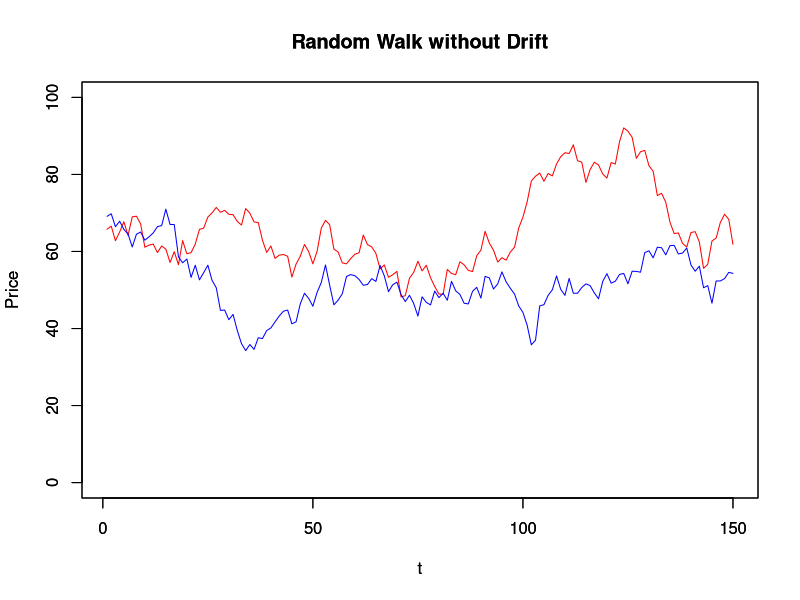

The R script that drew this image:
RW <- function(N, x0, mu, variance) {
  z<-cumsum(rnorm(n=N, mean=0, 
                  sd=sqrt(variance)))
  t<-1:N
  x<-x0+t*mu+z
  return(x)
}
# mu is the drift
#set.seed(15)
P1<-RW(150,66,0,10)
P2<-RW(150,66,0,10)
plot(P1, main="Random Walk without Drift", 
     xlab="t",ylab="Price", ylim=c(0,100),
     typ='l', col="red")
par(new=T)  #to draw in the same plot
plot(P2, main="Random Walk without Drift", 
     xlab="t",ylab="Price", ylim=c(0,100),
     typ='l', col="blue")

